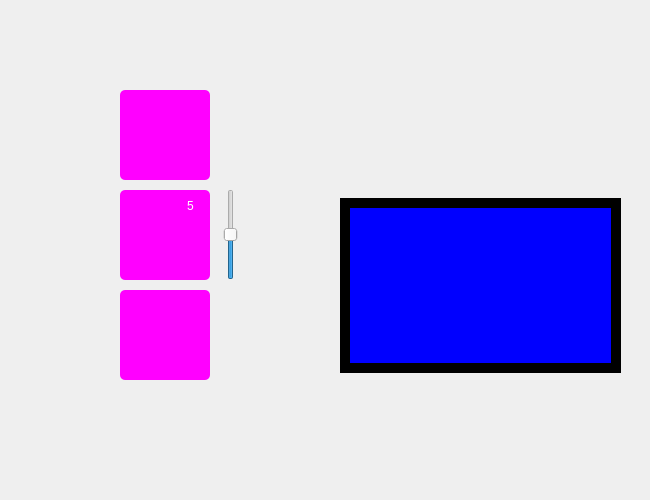
<?xml version="1.0" encoding="UTF-8"?>
<ui version="4.0">
 <class>MainWindow</class>
 <widget class="QMainWindow" name="MainWindow">
  <property name="geometry">
   <rect>
    <x>0</x>
    <y>0</y>
    <width>650</width>
    <height>500</height>
   </rect>
  </property>
  <property name="windowTitle">
   <string>MainWindow</string>
  </property>
  <widget class="QWidget" name="centralwidget">
   <widget class="QLabel" name="label">
    <property name="geometry">
     <rect>
      <x>0</x>
      <y>0</y>
      <width>651</width>
      <height>501</height>
     </rect>
    </property>
    <property name="text">
     <string/>
    </property>
    <property name="pixmap">
     <pixmap>background2.png</pixmap>
    </property>
    <property name="scaledContents">
     <bool>true</bool>
    </property>
   </widget>
   <widget class="QPushButton" name="MONITORING">
    <property name="geometry">
     <rect>
      <x>120</x>
      <y>90</y>
      <width>90</width>
      <height>90</height>
     </rect>
    </property>
    <property name="styleSheet">
     <string notr="true">QPushButton#MONITORING{
	background-color: rgb(255, 0, 255);
    border-radius:5px;
}

QPushButton#MONITORING:hover{
	background-color: rgb(0, 255,0);
}</string>
    </property>
    <property name="text">
     <string/>
    </property>
    <property name="icon">
     <iconset>
      <normaloff>icon1.png</normaloff>icon1.png</iconset>
    </property>
    <property name="iconSize">
     <size>
      <width>70</width>
      <height>70</height>
     </size>
    </property>
   </widget>
   <widget class="QPushButton" name="VOLUME">
    <property name="geometry">
     <rect>
      <x>120</x>
      <y>190</y>
      <width>90</width>
      <height>90</height>
     </rect>
    </property>
    <property name="styleSheet">
     <string notr="true">QPushButton#VOLUME{
	background-color: rgb(255, 0, 255);
    border-radius:5px;
}

QPushButton#VOLUME:hover{
	background-color: rgb(0, 255,0);
}</string>
    </property>
    <property name="text">
     <string/>
    </property>
    <property name="icon">
     <iconset>
      <normaloff>icon2.png</normaloff>icon2.png</iconset>
    </property>
    <property name="iconSize">
     <size>
      <width>60</width>
      <height>60</height>
     </size>
    </property>
   </widget>
   <widget class="QPushButton" name="EXIT">
    <property name="geometry">
     <rect>
      <x>120</x>
      <y>290</y>
      <width>90</width>
      <height>90</height>
     </rect>
    </property>
    <property name="styleSheet">
     <string notr="true">QPushButton#EXIT{
	background-color: rgb(255, 0, 255);
    border-radius:5px;
}

QPushButton#EXIT:hover{
	background-color: rgb(0, 255,0);
}</string>
    </property>
    <property name="text">
     <string/>
    </property>
    <property name="icon">
     <iconset>
      <normaloff>icon3.png</normaloff>icon3.png</iconset>
    </property>
    <property name="iconSize">
     <size>
      <width>70</width>
      <height>70</height>
     </size>
    </property>
   </widget>
   <widget class="QSlider" name="VOLUMESLIDER">
    <property name="geometry">
     <rect>
      <x>220</x>
      <y>189</y>
      <width>22</width>
      <height>91</height>
     </rect>
    </property>
    <property name="minimum">
     <number>1</number>
    </property>
    <property name="maximum">
     <number>100</number>
    </property>
    <property name="sliderPosition">
     <number>50</number>
    </property>
    <property name="orientation">
     <enum>Qt::Vertical</enum>
    </property>
   </widget>
   <widget class="QLabel" name="VOLUMELEVEL">
    <property name="geometry">
     <rect>
      <x>187</x>
      <y>190</y>
      <width>21</width>
      <height>31</height>
     </rect>
    </property>
    <property name="styleSheet">
     <string notr="true">color: rgb(255, 255, 255);
font: 14pt &quot;MS Shell Dlg 2&quot;;</string>
    </property>
    <property name="text">
     <string>5</string>
    </property>
   </widget>
   <widget class="QLabel" name="CAMWINDOW">
    <property name="geometry">
     <rect>
      <x>340</x>
      <y>198</y>
      <width>281</width>
      <height>175</height>
     </rect>
    </property>
    <property name="styleSheet">
     <string notr="true">background-color: rgb(0, 0, 255);
border:10px solid black;</string>
    </property>
    <property name="text">
     <string/>
    </property>
    <property name="scaledContents">
     <bool>true</bool>
    </property>
   </widget>
  </widget>
 </widget>
 <resources/>
 <connections/>
</ui>
